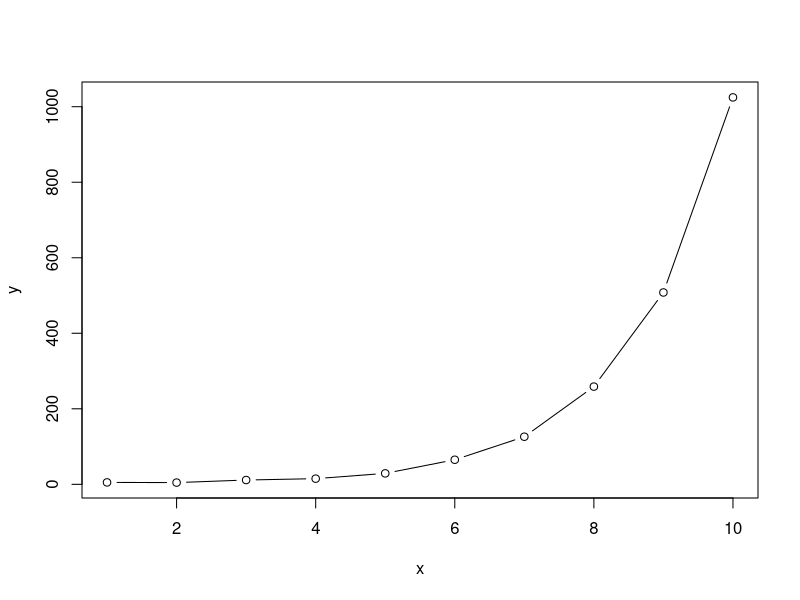

The R source for this figure: (Note: this script raises an error after producing the figure.)

x <- 1:10
y <- jitter(2^x, 10)

plot(x, y, type = "b")

df <- data.frame(x = x, 
                 y = log10(y))
summary(lm(y ~ x, df))

days <- 15
nms <- unique(estados$location)
rsqs <- sapply(setNames(nms, nms), function (loc) {
  sp <- estados %>% filter(location == loc) %>% tail(days) %>%
    select(date, new_cases)
  
  # sp
  # 
  # plot(sp$date, sp$new_cases, type = "h")
  # 
  
  fit <- lm(new_cases ~ date, sp)
  summary(fit)$r.squared
})

sort(rsqs, decreasing = TRUE)
